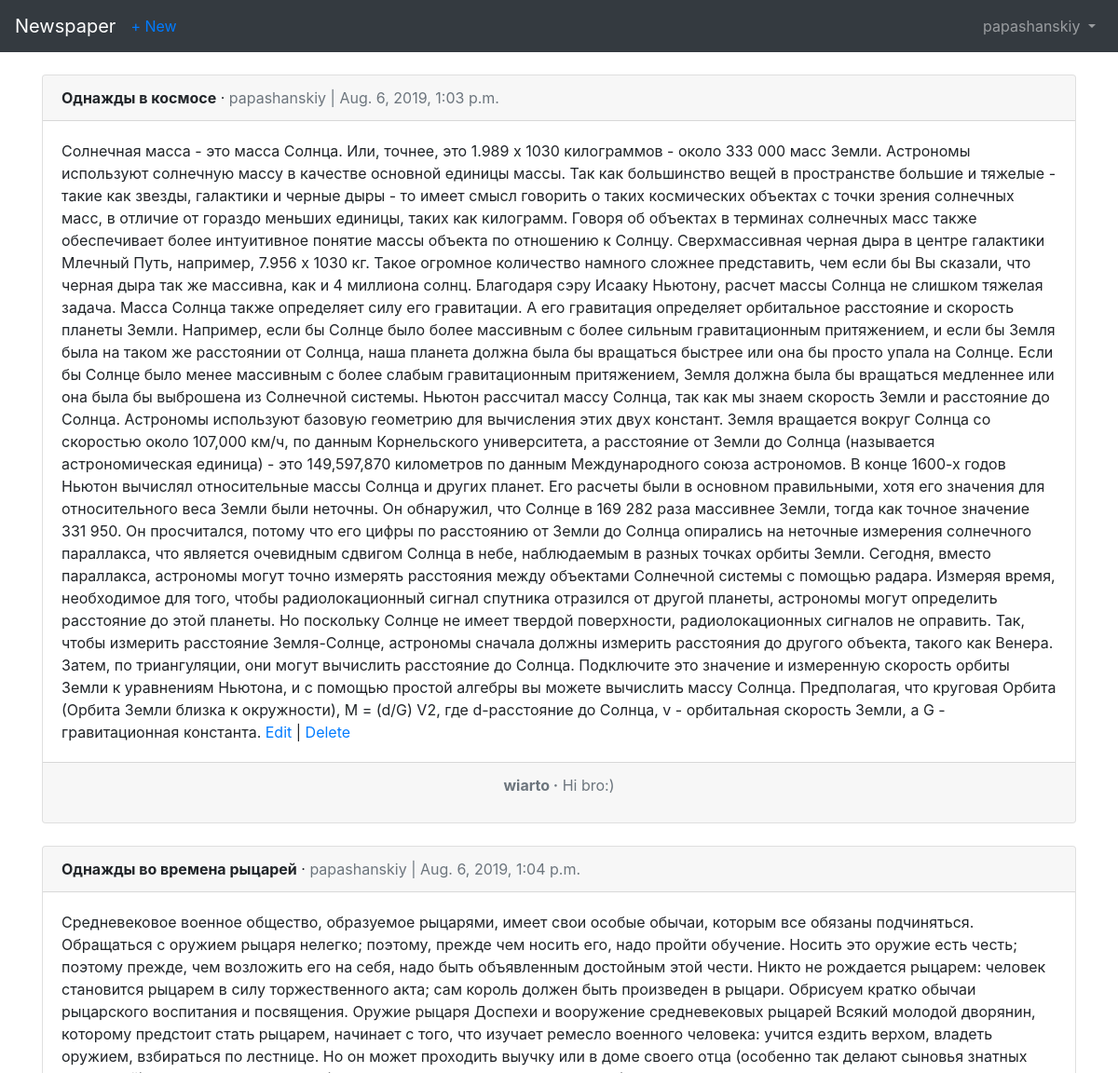
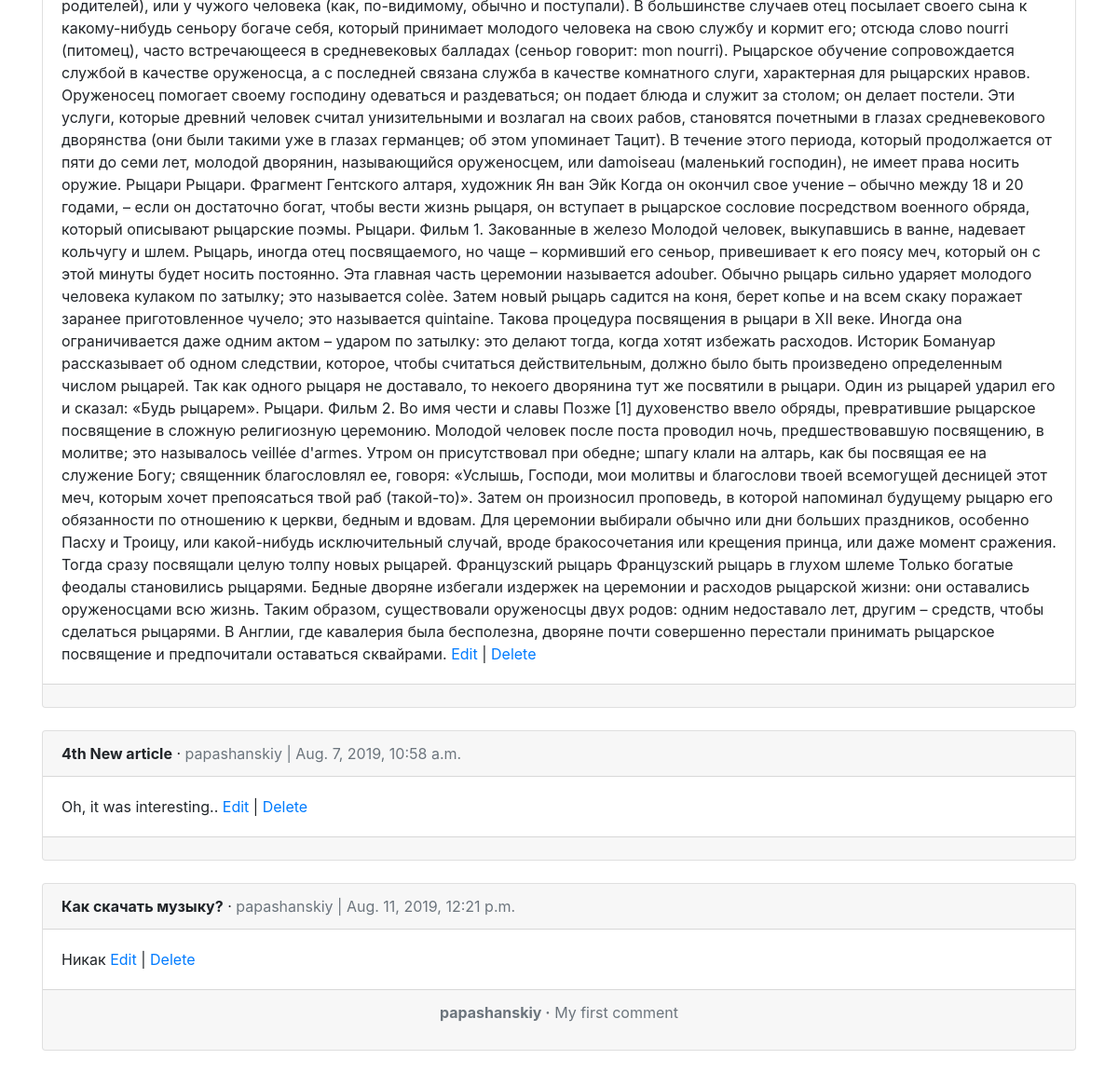
The page /articles/ (signed in) on the database its author committed (2 pictures, top to bottom).
### users/models.py (models this page shows)
class CustomUser(AbstractUser):
    age = models.PositiveIntegerField(null=True, blank=True)

### articles/models.py (models this page shows, shortened)
class Article(models.Model):
    title = models.CharField(max_length=255)
    body = models.TextField()
    date = models.DateTimeField(auto_now_add=True)
    author = models.ForeignKey(
        get_user_model(),
        on_delete=models.CASCADE,
    )

class Comment(models.Model):
    article = models.ForeignKey(
        Article,
        on_delete=models.CASCADE,
        related_name='comments',
    )
    comment = models.CharField(max_length=140)
    author = models.ForeignKey(
        get_user_model(),
        on_delete=models.CASCADE,
    )
    def __str__(self):
        return self.comment

### articles/views.py (the view)
# urls.py: path('', ArticleListView.as_view(), name='article_list'),
class ArticleListView(LoginRequiredMixin, ListView):
    model = Article
    template_name = 'article_list.html'
    login_url = 'login'

### templates/article_list.html (shortened to what this page needs)
{% extends 'base.html' %}
{% block content %}
    {% for article in object_list %}
        <div class="card">
            <div class="card-header">
                <span class="font-weight-bold">{{ article.title }}</span> &middot;
                <span class="text-muted">{{ article.author }} | {{ article.date }}</span>
            </div>
            <div class="card-body">
                {{ article.body }}
                <a href="{% url 'article_edit' article.pk %}">Edit</a> |
                <a href="{% url 'article_delete' article.pk %}">Delete</a>
            </div>
            <div class="card-footer text-center text-muted">
                {% for comment in article.comments.all %}
                    <p>
                        <span class="font-weight-bold">{{ comment.author }} &middot;</span>
                        {{ comment }}
                    </p>
                {% endfor %}
            </div>
        </div>
        <br />
    {% endfor %}
{% endblock %}

### templates/base.html (shortened to what this page needs)
<!DOCTYPE html>
<html lang="en">
    <head>
        <link rel="stylesheet" href="https://stackpath.bootstrapcdn.com/bootstrap/4.1.3/css/bootstrap.min.css">
    </head>
    <body>
        <nav class="navbar navbar-expand-md navbar-dark bg-dark mb-4">
            <a class="navbar-brand" href="{% url 'home' %}">Newspaper</a>
            {% if user.is_authenticated %}
                <ul class="navbar-nav mr-auto">
                    <li class="nav-item"><a href="{% url 'article_new' %}">+ New</a></li>
                </ul>
            {% endif %}
            <div class="collapse navbar-collapse" id="navbarCollapse">
                {% if user.is_authenticated %}
                    <ul class="navbar-nav ml-auto">
                        <li class="nav-item">
                            <a class="nav-link dropdown-toggle" href="#" id="userMenu"
                            data-toggle="dropdown" aria-haspopup="true" aria-expanded="false">
                                {{ user.username }}
                            </a>
                        </li>
                    </ul>
                {% else %}
                    <form class="form-inline ml-auto">
                        <a href="{% url 'login' %}" class="btn btn-outline-secondary">Log In</a>
                        <a href="{% url 'signup' %}" class="btn btn-primary ml-2">Sign up</a>
                    </form>
                {% endif %}
            </div>
        </nav>
        <div class="container">
            {% block content %}
            {% endblock content %}
        </div>
    </body>
</html>

### rows shown on the page
CustomUser: username "papashanskiy"
Article: title "Однажды в космосе", author "papashanskiy", date "Aug. 6, 2019, 1:03 p.m.", body "Солнечная масса - это масса Солнца. Или, точнее, это 1.989 x 1030 килограммов - около 333 000 масс Земли. Астрономы используют солнечную массу в качестве основной единицы массы. Так как большинство вещей в пространстве большие и тяжелые - такие как звезды, галактики и черные дыры - то имеет смысл говорить о таких космических объектах с точки зрения солнечных масс, в отличие от гораздо меньших единицы, таких как килограмм. Говоря об объектах в терминах солнечных масс также обеспечивает более интуитивное понятие массы объекта по отношению к Солнцу. Сверхмассивная черная дыра в центре галактики Млечный Путь, например, 7.956 х 1030 кг. Такое огромное количество намного сложнее представить, чем…"
Comment: author "wiarto", comment "Hi bro:)"
Article: title "Однажды во времена рыцарей", author "papashanskiy", date "Aug. 6, 2019, 1:04 p.m.", body "Средневековое военное общество, образуемое рыцарями, имеет свои особые обычаи, которым все обязаны подчиняться. Обращаться с оружием рыцаря нелегко; поэтому, прежде чем носить его, надо пройти обучение. Носить это оружие есть честь; поэтому прежде, чем возложить его на себя, надо быть объявленным достойным этой чести. Никто не рождается рыцарем: человек становится рыцарем в силу торжественного акта; сам король должен быть произведен в рыцари. Обрисуем кратко обычаи рыцарского воспитания и посвящения. Оружие рыцаря Доспехи и вооружение средневековых рыцарей Всякий молодой дворянин, которому предстоит стать рыцарем, начинает с того, что изучает ремесло военного человека: учится ездить верхом,…"
Article: title "4th New article", author "papashanskiy", date "Aug. 7, 2019, 10:58 a.m.", body "Oh, it was interesting.."
Article: title "Как скачать музыку?", author "papashanskiy", date "Aug. 11, 2019, 12:21 p.m.", body "Никак"
Comment: author "papashanskiy", comment "My first comment"
